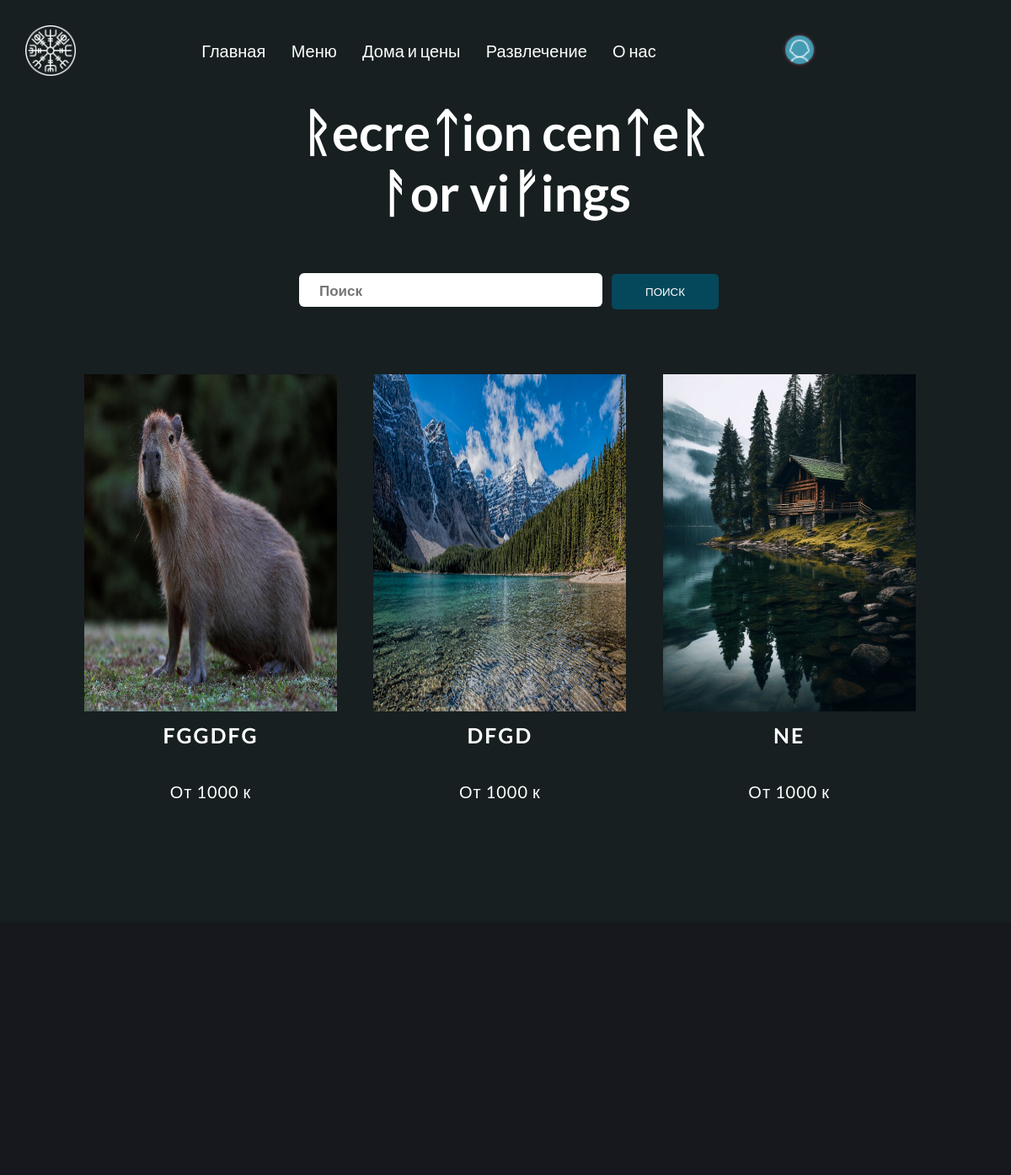
The app's page /menu/, older data.
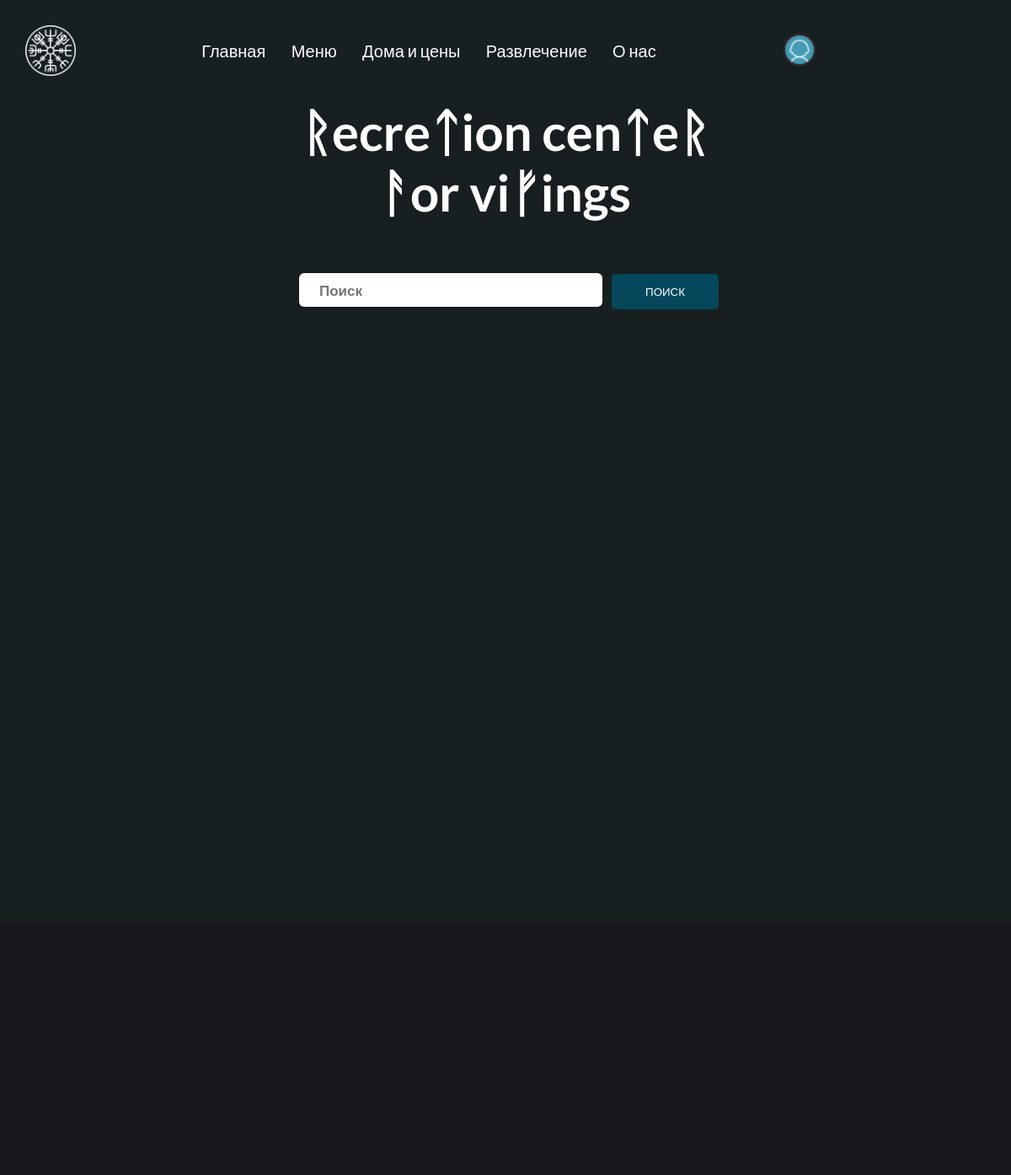
The same page, newer data.
### mainapp/models.py (models this page shows, shortened)
class Menu(models.Model):
    title = models.CharField(max_length=50)
    description = models.TextField(blank=False, null=False)
    feature_image = models.ImageField(upload_to='menu/%Y/%m/%d', default='default-services.jpg')
    total = models.IntegerField(default=0, blank=True, null=True)
    price = models.IntegerField(default=1000, blank=False, null=False)
    create = models.DateTimeField(auto_now_add=True)

### mainapp/views.py (the view)
# urls.py: path('menu/', views.menu, name='menu'),
def menu(request):
    menu_card, search_query = search(request, 'menu')
    custom_range, menu_card = pagination(request, menu_card, 3)
    context = {
        'menu_card': menu_card,
        'search_query': search_query,
        'custom_range': custom_range
    }
    return render(request, 'mainapp/menu-pages.html', context)

### mainapp/utils.py (called while the page is built, shortened)
def search(request, model):
    search_query = ''
    if request.GET.get('search_query'):
        search_query = request.GET.get('search_query')
    if model == 'services':
        services = Services.objects.filter(
            Q(title__icontains=search_query) |
            Q(description__icontains=search_query) |
            Q(price__icontains=search_query)
        )
        return services, search_query
    elif model == 'menu':
        menu_card = Menu.objects.filter(
            Q(title__icontains=search_query) |
            Q(description__icontains=search_query) |
            Q(price__icontains=search_query)
        )
        return menu_card, search_query

### mainapp/templates/mainapp/menu-pages.html
{% extends 'mainapp/base.html' %}
{% block content %}
<main>
    <h1 class="title_h1">ᚱecreᛏion cenᛏeᚱ <br> ᚨor <b>viᚠings</b></h1>
    <div class="wrapper-content">
        <div class="settings_services">
           <form action="#" method="get" class="form_search" id="search">
                <input type="text" class="search input_auth" name="search_query" value="{{ search_query }}" placeholder="Поиск">
                <input type="submit" class="btn_submit btn_search" value="Поиск">
           </form>
        </div>
    </div>
    {% include 'includes/menu.html' %}
</main>
{% endblock %}

### mainapp/templates/includes/menu.html (shortened to what this page needs)
<section class="wrapper-section_card">
    <div class="wrapper--section-services">
      {% for menu in menu_card %}
      <div class="services_card">
        <a href="{% url 'cards_page' pk=menu.pk card_type='menu' %}"><img src="{{ menu.feature_image.url }}" alt="турбаза" /></a>
        <div class="card_title">
          <h3>{{ menu.title }}</h3>
          <p>От {{ menu.price }} к </p>
        </div>
      </div>
      {% endfor %}
    </div>
</section>

Row changes from the older to the newer data that the page shows:
removed Menu: feature_image (picture), title "FGGDFG", price "1000"
removed Menu: feature_image (picture), title "DFGD", price "1000"
removed Menu: feature_image (picture), title "NE", price "1000"
